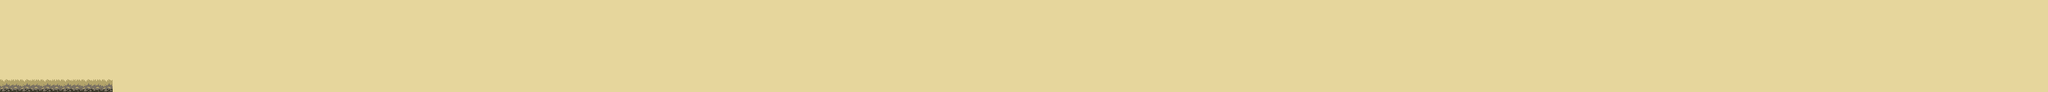

Rendered tile map (Tiled .tmx) drawn with the repository's tilesets; below, a short description and the map source with its tile grids summarised:
An orthogonal 200x9 tile map with 16x16 px tiles, 1 tile layer (Tile Layer 1).

<map version="1.0" orientation="orthogonal" renderorder="left-up" width="200" height="9" tilewidth="16" tileheight="16" backgroundcolor="#E6D69C" nextobjectid="1">
 <tileset firstgid="1" name="tileset" tilewidth="16" tileheight="16" tilecount="29">
  <image source="tileset.png" width="464" height="16" />
  <tile id="2">
   <properties>
    <property name="solid" value="1" />
   </properties>
  </tile>
  <tile id="4">
   <properties>
    <property name="solid" value="1" />
   </properties>
  </tile>
  <tile id="6">
   <properties>
    <property name="solid" value="1" />
   </properties>
  </tile>
  <tile id="8">
   <properties>
    <property name="solid" value="1" />
   </properties>
  </tile>
  <tile id="11">
   <properties>
    <property name="solid" value="1" />
   </properties>
  </tile>
  <tile id="12">
   <properties>
    <property name="solid" value="1" />
   </properties>
  </tile>
  <tile id="13">
   <properties>
    <property name="solid" value="1" />
   </properties>
  </tile>
  <tile id="14">
   <properties>
    <property name="solid" value="1" />
   </properties>
  </tile>
  <tile id="16">
   <properties>
    <property name="solid" value="1" />
   </properties>
  </tile>
  <tile id="17">
   <properties>
    <property name="solid" value="1" />
   </properties>
  </tile>
  <tile id="18">
   <properties>
    <property name="solid" value="1" />
   </properties>
  </tile>
  <tile id="19">
   <properties>
    <property name="solid" value="1" />
   </properties>
  </tile>
  <tile id="20">
   <properties>
    <property name="solid" value="1" />
   </properties>
  </tile>
  <tile id="21">
   <properties>
    <property name="solid" value="1" />
   </properties>
  </tile>
  <tile id="22">
   <properties>
    <property name="solid" value="1" />
   </properties>
  </tile>
  <tile id="23">
   <properties>
    <property name="solid" value="1" />
   </properties>
  </tile>
 </tileset>
 <layer name="Tile Layer 1" width="200" height="9">
  <data>[1800 cells, 22 non-empty, 4 distinct tile ids]</data>
 </layer>
</map>
